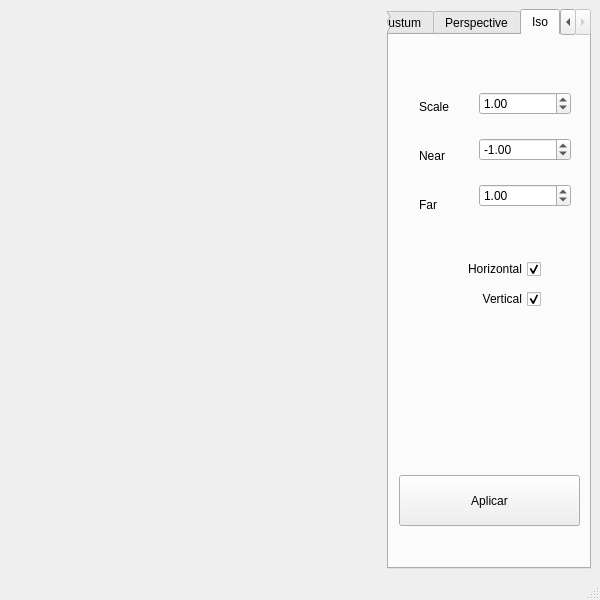
<?xml version="1.0" encoding="UTF-8"?>
<ui version="4.0">
 <class>JanelaPrincipal</class>
 <widget class="QMainWindow" name="JanelaPrincipal">
  <property name="geometry">
   <rect>
    <x>0</x>
    <y>0</y>
    <width>600</width>
    <height>600</height>
   </rect>
  </property>
  <property name="sizePolicy">
   <sizepolicy hsizetype="Minimum" vsizetype="Minimum">
    <horstretch>0</horstretch>
    <verstretch>0</verstretch>
   </sizepolicy>
  </property>
  <property name="minimumSize">
   <size>
    <width>600</width>
    <height>600</height>
   </size>
  </property>
  <property name="windowTitle">
   <string>Trabalho CG1</string>
  </property>
  <widget class="QWidget" name="WidgetPrincipal">
   <layout class="QHBoxLayout" name="horizontalLayout">
    <item>
     <widget class="JanelaGL" name="GL" native="true">
      <property name="sizePolicy">
       <sizepolicy hsizetype="MinimumExpanding" vsizetype="MinimumExpanding">
        <horstretch>0</horstretch>
        <verstretch>0</verstretch>
       </sizepolicy>
      </property>
     </widget>
    </item>
    <item>
     <spacer name="espaco">
      <property name="orientation">
       <enum>Qt::Horizontal</enum>
      </property>
      <property name="sizeType">
       <enum>QSizePolicy::Minimum</enum>
      </property>
      <property name="sizeHint" stdset="0">
       <size>
        <width>3</width>
        <height>0</height>
       </size>
      </property>
     </spacer>
    </item>
    <item>
     <widget class="QTabWidget" name="menu">
      <property name="sizePolicy">
       <sizepolicy hsizetype="Minimum" vsizetype="Expanding">
        <horstretch>0</horstretch>
        <verstretch>0</verstretch>
       </sizepolicy>
      </property>
      <property name="currentIndex">
       <number>3</number>
      </property>
      <widget class="QWidget" name="menuOrtho">
       <attribute name="title">
        <string>Ortho</string>
       </attribute>
       <widget class="QPushButton" name="aplicarOrtho">
        <property name="geometry">
         <rect>
          <x>10</x>
          <y>440</y>
          <width>181</width>
          <height>51</height>
         </rect>
        </property>
        <property name="text">
         <string>Aplicar</string>
        </property>
       </widget>
       <widget class="QWidget" name="layoutWidget">
        <property name="geometry">
         <rect>
          <x>100</x>
          <y>70</y>
          <width>92</width>
          <height>218</height>
         </rect>
        </property>
        <layout class="QVBoxLayout" name="valoresOrto">
         <item>
          <widget class="QDoubleSpinBox" name="lOrtho">
           <property name="minimum">
            <double>-100.000000000000000</double>
           </property>
           <property name="maximum">
            <double>100.989999999999995</double>
           </property>
           <property name="value">
            <double>-1.000000000000000</double>
           </property>
          </widget>
         </item>
         <item>
          <widget class="QDoubleSpinBox" name="rOrtho">
           <property name="minimum">
            <double>-100.000000000000000</double>
           </property>
           <property name="maximum">
            <double>100.989999999999995</double>
           </property>
           <property name="value">
            <double>1.000000000000000</double>
           </property>
          </widget>
         </item>
         <item>
          <widget class="QDoubleSpinBox" name="bOrtho">
           <property name="minimum">
            <double>-100.000000000000000</double>
           </property>
           <property name="maximum">
            <double>100.989999999999995</double>
           </property>
           <property name="value">
            <double>-1.000000000000000</double>
           </property>
          </widget>
         </item>
         <item>
          <widget class="QDoubleSpinBox" name="tOrtho">
           <property name="minimum">
            <double>-100.000000000000000</double>
           </property>
           <property name="maximum">
            <double>100.989999999999995</double>
           </property>
           <property name="value">
            <double>1.000000000000000</double>
           </property>
          </widget>
         </item>
         <item>
          <widget class="QDoubleSpinBox" name="nOrtho">
           <property name="minimum">
            <double>-100.989999999999995</double>
           </property>
           <property name="maximum">
            <double>100.989999999999995</double>
           </property>
           <property name="value">
            <double>-1.000000000000000</double>
           </property>
          </widget>
         </item>
         <item>
          <widget class="QDoubleSpinBox" name="fOrtho">
           <property name="minimum">
            <double>-100.989999999999995</double>
           </property>
           <property name="maximum">
            <double>100.989999999999995</double>
           </property>
           <property name="value">
            <double>1.000000000000000</double>
           </property>
          </widget>
         </item>
        </layout>
       </widget>
       <widget class="QWidget" name="layoutWidget">
        <property name="geometry">
         <rect>
          <x>20</x>
          <y>70</y>
          <width>81</width>
          <height>221</height>
         </rect>
        </property>
        <layout class="QVBoxLayout" name="textoOrto">
         <item>
          <widget class="QLabel" name="label">
           <property name="text">
            <string>Left</string>
           </property>
          </widget>
         </item>
         <item>
          <widget class="QLabel" name="label_2">
           <property name="text">
            <string>Right</string>
           </property>
          </widget>
         </item>
         <item>
          <widget class="QLabel" name="label_3">
           <property name="text">
            <string>Bottom</string>
           </property>
          </widget>
         </item>
         <item>
          <widget class="QLabel" name="label_4">
           <property name="text">
            <string>Top</string>
           </property>
          </widget>
         </item>
         <item>
          <widget class="QLabel" name="label_5">
           <property name="text">
            <string>Near</string>
           </property>
          </widget>
         </item>
         <item>
          <widget class="QLabel" name="label_6">
           <property name="text">
            <string>Far</string>
           </property>
          </widget>
         </item>
        </layout>
       </widget>
      </widget>
      <widget class="QWidget" name="menuFrustum">
       <attribute name="title">
        <string>Frustum</string>
       </attribute>
       <widget class="QWidget" name="layoutWidget">
        <property name="geometry">
         <rect>
          <x>100</x>
          <y>60</y>
          <width>92</width>
          <height>218</height>
         </rect>
        </property>
        <layout class="QVBoxLayout" name="valoresFrustum">
         <item>
          <widget class="QDoubleSpinBox" name="lFrustum">
           <property name="minimum">
            <double>-100.000000000000000</double>
           </property>
           <property name="maximum">
            <double>100.989999999999995</double>
           </property>
           <property name="value">
            <double>-0.500000000000000</double>
           </property>
          </widget>
         </item>
         <item>
          <widget class="QDoubleSpinBox" name="rFrustum">
           <property name="minimum">
            <double>-100.000000000000000</double>
           </property>
           <property name="maximum">
            <double>100.989999999999995</double>
           </property>
           <property name="value">
            <double>0.500000000000000</double>
           </property>
          </widget>
         </item>
         <item>
          <widget class="QDoubleSpinBox" name="bFrustum">
           <property name="minimum">
            <double>-100.000000000000000</double>
           </property>
           <property name="maximum">
            <double>100.989999999999995</double>
           </property>
           <property name="value">
            <double>-0.500000000000000</double>
           </property>
          </widget>
         </item>
         <item>
          <widget class="QDoubleSpinBox" name="tFrustum">
           <property name="minimum">
            <double>-100.000000000000000</double>
           </property>
           <property name="maximum">
            <double>100.989999999999995</double>
           </property>
           <property name="value">
            <double>0.500000000000000</double>
           </property>
          </widget>
         </item>
         <item>
          <widget class="QDoubleSpinBox" name="nFrustum">
           <property name="minimum">
            <double>0.000000000000000</double>
           </property>
           <property name="maximum">
            <double>100.989999999999995</double>
           </property>
           <property name="value">
            <double>0.700000000000000</double>
           </property>
          </widget>
         </item>
         <item>
          <widget class="QDoubleSpinBox" name="fFrustum">
           <property name="minimum">
            <double>0.000000000000000</double>
           </property>
           <property name="maximum">
            <double>100.989999999999995</double>
           </property>
           <property name="value">
            <double>3.000000000000000</double>
           </property>
          </widget>
         </item>
        </layout>
       </widget>
       <widget class="QWidget" name="layoutWidget_4">
        <property name="geometry">
         <rect>
          <x>20</x>
          <y>60</y>
          <width>81</width>
          <height>221</height>
         </rect>
        </property>
        <layout class="QVBoxLayout" name="textoFrustum">
         <item>
          <widget class="QLabel" name="label_7">
           <property name="text">
            <string>Left</string>
           </property>
          </widget>
         </item>
         <item>
          <widget class="QLabel" name="label_8">
           <property name="text">
            <string>Right</string>
           </property>
          </widget>
         </item>
         <item>
          <widget class="QLabel" name="label_9">
           <property name="text">
            <string>Bottom</string>
           </property>
          </widget>
         </item>
         <item>
          <widget class="QLabel" name="label_10">
           <property name="text">
            <string>Top</string>
           </property>
          </widget>
         </item>
         <item>
          <widget class="QLabel" name="label_11">
           <property name="text">
            <string>Near</string>
           </property>
          </widget>
         </item>
         <item>
          <widget class="QLabel" name="label_12">
           <property name="text">
            <string>Far</string>
           </property>
          </widget>
         </item>
        </layout>
       </widget>
       <widget class="QPushButton" name="aplicarFrustum">
        <property name="geometry">
         <rect>
          <x>10</x>
          <y>440</y>
          <width>181</width>
          <height>51</height>
         </rect>
        </property>
        <property name="text">
         <string>Aplicar</string>
        </property>
       </widget>
      </widget>
      <widget class="QWidget" name="menuPerspective">
       <attribute name="title">
        <string>Perspective</string>
       </attribute>
       <widget class="QWidget" name="layoutWidget_2">
        <property name="geometry">
         <rect>
          <x>90</x>
          <y>70</y>
          <width>105</width>
          <height>218</height>
         </rect>
        </property>
        <layout class="QVBoxLayout" name="valoresPerpective">
         <item>
          <widget class="QDoubleSpinBox" name="fovyPers">
           <property name="minimum">
            <double>0.000000000000000</double>
           </property>
           <property name="maximum">
            <double>180.000000000000000</double>
           </property>
           <property name="value">
            <double>90.000000000000000</double>
           </property>
          </widget>
         </item>
         <item>
          <widget class="QDoubleSpinBox" name="aspPers">
           <property name="minimum">
            <double>0.000000000000000</double>
           </property>
           <property name="maximum">
            <double>100.989999999999995</double>
           </property>
           <property name="value">
            <double>1.000000000000000</double>
           </property>
          </widget>
         </item>
         <item>
          <widget class="QDoubleSpinBox" name="nPers">
           <property name="minimum">
            <double>0.000000000000000</double>
           </property>
           <property name="maximum">
            <double>100.989999999999995</double>
           </property>
           <property name="value">
            <double>0.700000000000000</double>
           </property>
          </widget>
         </item>
         <item>
          <widget class="QDoubleSpinBox" name="fPers">
           <property name="minimum">
            <double>0.000000000000000</double>
           </property>
           <property name="maximum">
            <double>100.989999999999995</double>
           </property>
           <property name="value">
            <double>3.000000000000000</double>
           </property>
          </widget>
         </item>
        </layout>
       </widget>
       <widget class="QPushButton" name="aplicarPerspective">
        <property name="geometry">
         <rect>
          <x>10</x>
          <y>440</y>
          <width>181</width>
          <height>51</height>
         </rect>
        </property>
        <property name="text">
         <string>Aplicar</string>
        </property>
       </widget>
       <widget class="QWidget" name="layoutWidget">
        <property name="geometry">
         <rect>
          <x>0</x>
          <y>80</y>
          <width>91</width>
          <height>201</height>
         </rect>
        </property>
        <layout class="QVBoxLayout" name="textoPerspective">
         <item>
          <widget class="QLabel" name="label_13">
           <property name="text">
            <string>Field of View</string>
           </property>
          </widget>
         </item>
         <item>
          <widget class="QLabel" name="label_14">
           <property name="text">
            <string>Aspect Ratio</string>
           </property>
          </widget>
         </item>
         <item>
          <widget class="QLabel" name="label_16">
           <property name="text">
            <string>Near</string>
           </property>
          </widget>
         </item>
         <item>
          <widget class="QLabel" name="label_15">
           <property name="text">
            <string>Far</string>
           </property>
          </widget>
         </item>
        </layout>
       </widget>
      </widget>
      <widget class="QWidget" name="menuIso">
       <attribute name="title">
        <string>Iso</string>
       </attribute>
       <widget class="QWidget" name="layoutWidget_3">
        <property name="geometry">
         <rect>
          <x>90</x>
          <y>40</y>
          <width>92</width>
          <height>151</height>
         </rect>
        </property>
        <layout class="QVBoxLayout" name="valoresIso">
         <item>
          <widget class="QDoubleSpinBox" name="sIso">
           <property name="minimum">
            <double>0.000000000000000</double>
           </property>
           <property name="maximum">
            <double>100.989999999999995</double>
           </property>
           <property name="value">
            <double>1.000000000000000</double>
           </property>
          </widget>
         </item>
         <item>
          <widget class="QDoubleSpinBox" name="nIso">
           <property name="minimum">
            <double>-100.989999999999995</double>
           </property>
           <property name="maximum">
            <double>100.989999999999995</double>
           </property>
           <property name="value">
            <double>-1.000000000000000</double>
           </property>
          </widget>
         </item>
         <item>
          <widget class="QDoubleSpinBox" name="fIso">
           <property name="minimum">
            <double>-100.989999999999995</double>
           </property>
           <property name="maximum">
            <double>100.989999999999995</double>
           </property>
           <property name="value">
            <double>1.000000000000000</double>
           </property>
          </widget>
         </item>
        </layout>
       </widget>
       <widget class="QPushButton" name="aplicarIso">
        <property name="geometry">
         <rect>
          <x>10</x>
          <y>440</y>
          <width>181</width>
          <height>51</height>
         </rect>
        </property>
        <property name="text">
         <string>Aplicar</string>
        </property>
       </widget>
       <widget class="QWidget" name="layoutWidget">
        <property name="geometry">
         <rect>
          <x>30</x>
          <y>50</y>
          <width>61</width>
          <height>141</height>
         </rect>
        </property>
        <layout class="QVBoxLayout" name="textoIso">
         <item>
          <widget class="QLabel" name="label_17">
           <property name="text">
            <string>Scale</string>
           </property>
          </widget>
         </item>
         <item>
          <widget class="QLabel" name="label_18">
           <property name="text">
            <string>Near</string>
           </property>
          </widget>
         </item>
         <item>
          <widget class="QLabel" name="label_19">
           <property name="text">
            <string>Far</string>
           </property>
          </widget>
         </item>
        </layout>
       </widget>
       <widget class="QWidget" name="layoutWidget">
        <property name="geometry">
         <rect>
          <x>50</x>
          <y>220</y>
          <width>102</width>
          <height>60</height>
         </rect>
        </property>
        <layout class="QVBoxLayout" name="opcoesIso">
         <item>
          <widget class="QCheckBox" name="hIso">
           <property name="layoutDirection">
            <enum>Qt::RightToLeft</enum>
           </property>
           <property name="text">
            <string>Horizontal</string>
           </property>
           <property name="checked">
            <bool>true</bool>
           </property>
          </widget>
         </item>
         <item>
          <widget class="QCheckBox" name="vIso">
           <property name="layoutDirection">
            <enum>Qt::RightToLeft</enum>
           </property>
           <property name="text">
            <string>Vertical</string>
           </property>
           <property name="checked">
            <bool>true</bool>
           </property>
          </widget>
         </item>
        </layout>
       </widget>
      </widget>
     </widget>
    </item>
   </layout>
  </widget>
  <widget class="QMenuBar" name="menubar">
   <property name="geometry">
    <rect>
     <x>0</x>
     <y>0</y>
     <width>600</width>
     <height>25</height>
    </rect>
   </property>
  </widget>
  <widget class="QStatusBar" name="statusbar"/>
 </widget>
 <customwidgets>
  <customwidget>
   <class>JanelaGL</class>
   <extends>QWidget</extends>
   <header>../src/janelagl.h</header>
   <container>1</container>
   <slots>
    <slot>updateOrthoVal(double)</slot>
    <slot>applyOrtho()</slot>
    <slot>updateFrustumVal(double)</slot>
    <slot>applyFrustum()</slot>
    <slot>updatePersVal(double)</slot>
    <slot>applyPers()</slot>
    <slot>updateIsoVal(double)</slot>
    <slot>updateIsoBoolVal(bool)</slot>
    <slot>applyIso()</slot>
   </slots>
  </customwidget>
 </customwidgets>
 <resources/>
 <connections>
  <connection>
   <sender>lOrtho</sender>
   <signal>valueChanged(double)</signal>
   <receiver>GL</receiver>
   <slot>updateOrthoVal(double)</slot>
   <hints>
    <hint type="sourcelabel">
     <x>516</x>
     <y>155</y>
    </hint>
    <hint type="destinationlabel">
     <x>340</x>
     <y>156</y>
    </hint>
   </hints>
  </connection>
  <connection>
   <sender>rOrtho</sender>
   <signal>valueChanged(double)</signal>
   <receiver>GL</receiver>
   <slot>updateOrthoVal(double)</slot>
   <hints>
    <hint type="sourcelabel">
     <x>514</x>
     <y>199</y>
    </hint>
    <hint type="destinationlabel">
     <x>360</x>
     <y>197</y>
    </hint>
   </hints>
  </connection>
  <connection>
   <sender>bOrtho</sender>
   <signal>valueChanged(double)</signal>
   <receiver>GL</receiver>
   <slot>updateOrthoVal(double)</slot>
   <hints>
    <hint type="sourcelabel">
     <x>501</x>
     <y>230</y>
    </hint>
    <hint type="destinationlabel">
     <x>348</x>
     <y>242</y>
    </hint>
   </hints>
  </connection>
  <connection>
   <sender>tOrtho</sender>
   <signal>valueChanged(double)</signal>
   <receiver>GL</receiver>
   <slot>updateOrthoVal(double)</slot>
   <hints>
    <hint type="sourcelabel">
     <x>505</x>
     <y>270</y>
    </hint>
    <hint type="destinationlabel">
     <x>326</x>
     <y>276</y>
    </hint>
   </hints>
  </connection>
  <connection>
   <sender>nOrtho</sender>
   <signal>valueChanged(double)</signal>
   <receiver>GL</receiver>
   <slot>updateOrthoVal(double)</slot>
   <hints>
    <hint type="sourcelabel">
     <x>530</x>
     <y>309</y>
    </hint>
    <hint type="destinationlabel">
     <x>348</x>
     <y>311</y>
    </hint>
   </hints>
  </connection>
  <connection>
   <sender>fOrtho</sender>
   <signal>valueChanged(double)</signal>
   <receiver>GL</receiver>
   <slot>updateOrthoVal(double)</slot>
   <hints>
    <hint type="sourcelabel">
     <x>516</x>
     <y>348</y>
    </hint>
    <hint type="destinationlabel">
     <x>340</x>
     <y>342</y>
    </hint>
   </hints>
  </connection>
  <connection>
   <sender>aplicarOrtho</sender>
   <signal>clicked()</signal>
   <receiver>GL</receiver>
   <slot>applyOrtho()</slot>
   <hints>
    <hint type="sourcelabel">
     <x>449</x>
     <y>539</y>
    </hint>
    <hint type="destinationlabel">
     <x>342</x>
     <y>530</y>
    </hint>
   </hints>
  </connection>
  <connection>
   <sender>lFrustum</sender>
   <signal>valueChanged(double)</signal>
   <receiver>GL</receiver>
   <slot>updateFrustumVal(double)</slot>
   <hints>
    <hint type="sourcelabel">
     <x>516</x>
     <y>151</y>
    </hint>
    <hint type="destinationlabel">
     <x>344</x>
     <y>147</y>
    </hint>
   </hints>
  </connection>
  <connection>
   <sender>rFrustum</sender>
   <signal>valueChanged(double)</signal>
   <receiver>GL</receiver>
   <slot>updateFrustumVal(double)</slot>
   <hints>
    <hint type="sourcelabel">
     <x>527</x>
     <y>188</y>
    </hint>
    <hint type="destinationlabel">
     <x>309</x>
     <y>184</y>
    </hint>
   </hints>
  </connection>
  <connection>
   <sender>bFrustum</sender>
   <signal>valueChanged(double)</signal>
   <receiver>GL</receiver>
   <slot>updateFrustumVal(double)</slot>
   <hints>
    <hint type="sourcelabel">
     <x>526</x>
     <y>229</y>
    </hint>
    <hint type="destinationlabel">
     <x>353</x>
     <y>228</y>
    </hint>
   </hints>
  </connection>
  <connection>
   <sender>tFrustum</sender>
   <signal>valueChanged(double)</signal>
   <receiver>GL</receiver>
   <slot>updateFrustumVal(double)</slot>
   <hints>
    <hint type="sourcelabel">
     <x>507</x>
     <y>256</y>
    </hint>
    <hint type="destinationlabel">
     <x>357</x>
     <y>256</y>
    </hint>
   </hints>
  </connection>
  <connection>
   <sender>nFrustum</sender>
   <signal>valueChanged(double)</signal>
   <receiver>GL</receiver>
   <slot>updateFrustumVal(double)</slot>
   <hints>
    <hint type="sourcelabel">
     <x>503</x>
     <y>286</y>
    </hint>
    <hint type="destinationlabel">
     <x>357</x>
     <y>298</y>
    </hint>
   </hints>
  </connection>
  <connection>
   <sender>fFrustum</sender>
   <signal>valueChanged(double)</signal>
   <receiver>GL</receiver>
   <slot>updateFrustumVal(double)</slot>
   <hints>
    <hint type="sourcelabel">
     <x>503</x>
     <y>331</y>
    </hint>
    <hint type="destinationlabel">
     <x>294</x>
     <y>337</y>
    </hint>
   </hints>
  </connection>
  <connection>
   <sender>aplicarFrustum</sender>
   <signal>clicked()</signal>
   <receiver>GL</receiver>
   <slot>applyFrustum()</slot>
   <hints>
    <hint type="sourcelabel">
     <x>465</x>
     <y>532</y>
    </hint>
    <hint type="destinationlabel">
     <x>309</x>
     <y>545</y>
    </hint>
   </hints>
  </connection>
  <connection>
   <sender>fovyPers</sender>
   <signal>valueChanged(double)</signal>
   <receiver>GL</receiver>
   <slot>updatePersVal(double)</slot>
   <hints>
    <hint type="sourcelabel">
     <x>542</x>
     <y>178</y>
    </hint>
    <hint type="destinationlabel">
     <x>337</x>
     <y>171</y>
    </hint>
   </hints>
  </connection>
  <connection>
   <sender>aspPers</sender>
   <signal>valueChanged(double)</signal>
   <receiver>GL</receiver>
   <slot>updatePersVal(double)</slot>
   <hints>
    <hint type="sourcelabel">
     <x>502</x>
     <y>222</y>
    </hint>
    <hint type="destinationlabel">
     <x>340</x>
     <y>223</y>
    </hint>
   </hints>
  </connection>
  <connection>
   <sender>nPers</sender>
   <signal>valueChanged(double)</signal>
   <receiver>GL</receiver>
   <slot>updatePersVal(double)</slot>
   <hints>
    <hint type="sourcelabel">
     <x>490</x>
     <y>273</y>
    </hint>
    <hint type="destinationlabel">
     <x>351</x>
     <y>285</y>
    </hint>
   </hints>
  </connection>
  <connection>
   <sender>fPers</sender>
   <signal>valueChanged(double)</signal>
   <receiver>GL</receiver>
   <slot>updatePersVal(double)</slot>
   <hints>
    <hint type="sourcelabel">
     <x>491</x>
     <y>318</y>
    </hint>
    <hint type="destinationlabel">
     <x>323</x>
     <y>323</y>
    </hint>
   </hints>
  </connection>
  <connection>
   <sender>aplicarPerspective</sender>
   <signal>clicked()</signal>
   <receiver>GL</receiver>
   <slot>applyPers()</slot>
   <hints>
    <hint type="sourcelabel">
     <x>461</x>
     <y>544</y>
    </hint>
    <hint type="destinationlabel">
     <x>328</x>
     <y>538</y>
    </hint>
   </hints>
  </connection>
  <connection>
   <sender>sIso</sender>
   <signal>valueChanged(double)</signal>
   <receiver>GL</receiver>
   <slot>updateIsoVal(double)</slot>
   <hints>
    <hint type="sourcelabel">
     <x>500</x>
     <y>128</y>
    </hint>
    <hint type="destinationlabel">
     <x>347</x>
     <y>144</y>
    </hint>
   </hints>
  </connection>
  <connection>
   <sender>nIso</sender>
   <signal>valueChanged(double)</signal>
   <receiver>GL</receiver>
   <slot>updateIsoVal(double)</slot>
   <hints>
    <hint type="sourcelabel">
     <x>498</x>
     <y>185</y>
    </hint>
    <hint type="destinationlabel">
     <x>344</x>
     <y>179</y>
    </hint>
   </hints>
  </connection>
  <connection>
   <sender>fIso</sender>
   <signal>valueChanged(double)</signal>
   <receiver>GL</receiver>
   <slot>updateIsoVal(double)</slot>
   <hints>
    <hint type="sourcelabel">
     <x>500</x>
     <y>239</y>
    </hint>
    <hint type="destinationlabel">
     <x>349</x>
     <y>240</y>
    </hint>
   </hints>
  </connection>
  <connection>
   <sender>hIso</sender>
   <signal>toggled(bool)</signal>
   <receiver>GL</receiver>
   <slot>updateIsoBoolVal(bool)</slot>
   <hints>
    <hint type="sourcelabel">
     <x>502</x>
     <y>308</y>
    </hint>
    <hint type="destinationlabel">
     <x>336</x>
     <y>309</y>
    </hint>
   </hints>
  </connection>
  <connection>
   <sender>vIso</sender>
   <signal>toggled(bool)</signal>
   <receiver>GL</receiver>
   <slot>updateIsoBoolVal(bool)</slot>
   <hints>
    <hint type="sourcelabel">
     <x>484</x>
     <y>335</y>
    </hint>
    <hint type="destinationlabel">
     <x>339</x>
     <y>341</y>
    </hint>
   </hints>
  </connection>
  <connection>
   <sender>aplicarIso</sender>
   <signal>clicked()</signal>
   <receiver>GL</receiver>
   <slot>applyIso()</slot>
   <hints>
    <hint type="sourcelabel">
     <x>454</x>
     <y>546</y>
    </hint>
    <hint type="destinationlabel">
     <x>360</x>
     <y>526</y>
    </hint>
   </hints>
  </connection>
 </connections>
</ui>
